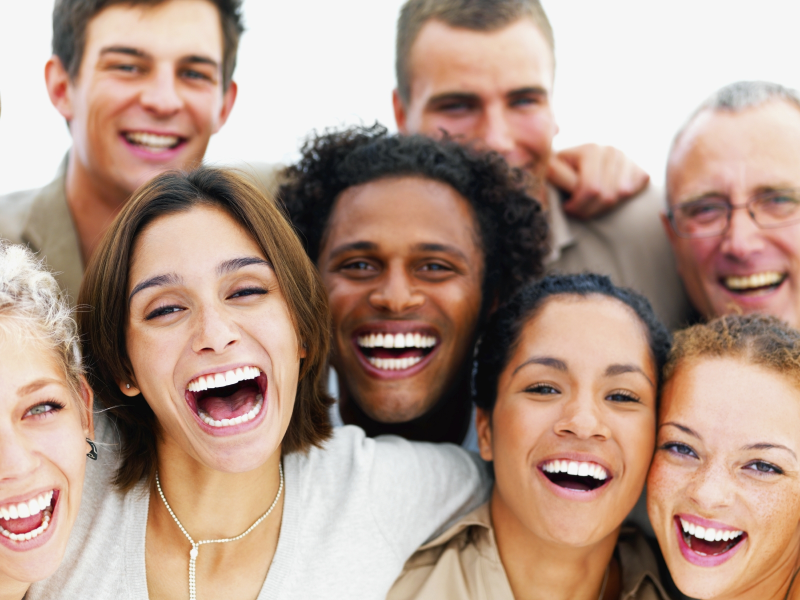
#> input picture Images/people.jpg, 1600 x 1200 px, found by its file name (shown at 1/2 size)
$ python analyze_face_image.py
#> lines starting #> are read from the running program, lines starting #| are printed output that depends on the picture; after the words box and inside, x2 and y2 are one past the last pixel; in counts of white or black regions, pixels touching at a corner belong together
import cv2

face_cascade = cv2.CascadeClassifier('haarcascade/haarcascade_frontalface_default.xml')

image = cv2.imread("images/people.jpg")
#> image is the input picture: shape (1200, 1600, 3); mean B, G, R 137.9, 152.6, 179.7

image_gray = cv2.cvtColor(image, cv2.COLOR_BGR2GRAY)
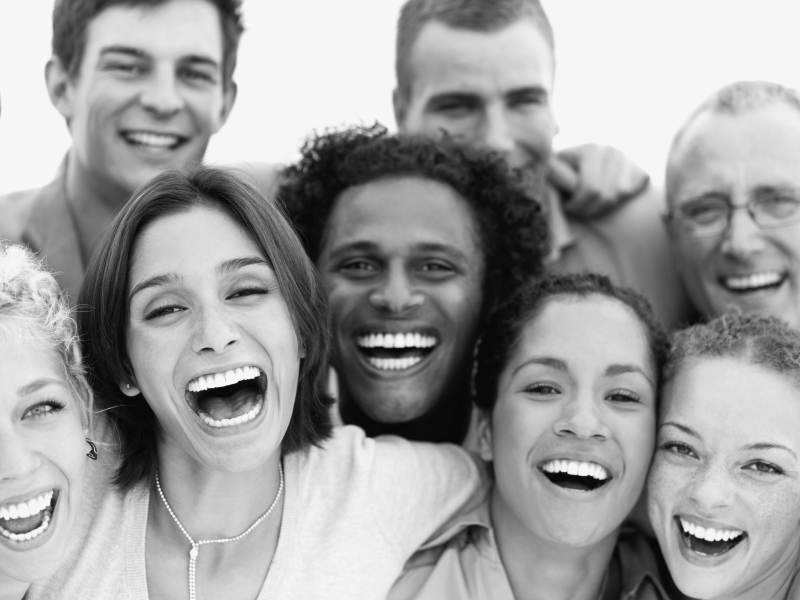
#> image_gray: shape (1200, 1600) (shown at 1/2 size); min 4, max 248, mean 159
faces = face_cascade.detectMultiScale(image_gray, scaleFactor=1.04, minNeighbors=9)
#> faces = [[823, 81, 326, 326], [585, 369, 407, 407], [1248, 803, 334, 334], [141, 13, 332, 332], [202, 427, 440, 440], [953, 616, 422, 422]]
for (x,y,w,h) in faces:
	cv2.rectangle(image,(x,y),(x+w,y+h),(0,0,255),2)
#> this loop made 6 passes
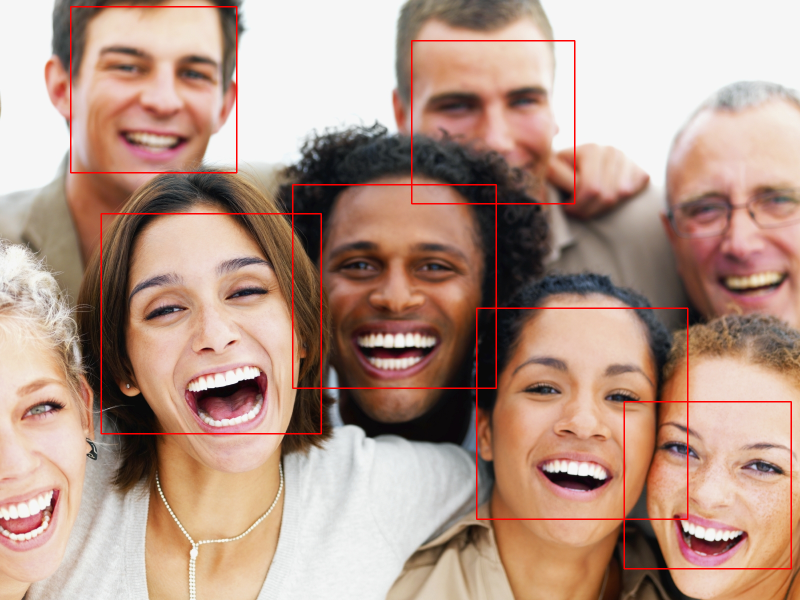
#> image: shape (1200, 1600, 3) (shown at 1/2 size); 1.41% of pixels changed, all inside (x1, y1, x2, y2) = (140, 12, 1584, 1139)

image_size = cv2.resize(image, (960, 540))
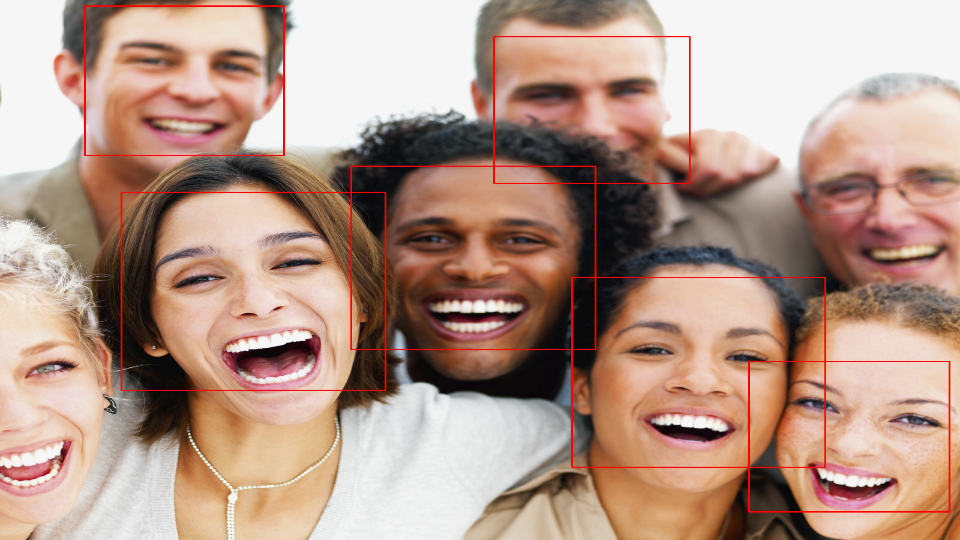
#> image_size: shape (540, 960, 3); mean B, G, R 136.6, 151.1, 181.1

cv2.imshow('image',image_size,)
cv2.waitKey()
